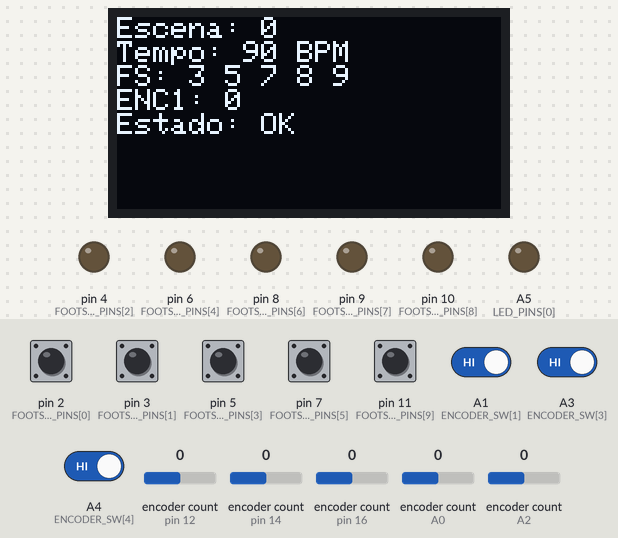
Recording of a sketch running on a simulated Arduino Micro, built with avr-gcc and run on an emulated ATmega32U4. Shown: 128×64 one-colour display, output pins drawn as LEDs (lit = HIGH). Inputs (shaded band) come from the test bench; at power-on: A1 (ENCODER_SW[1]), A3 (ENCODER_SW[3]), A4 (ENCODER_SW[4]), pin 2 (FOOTSWITCH_PINS[0]), pin 3 (FOOTSWITCH_PINS[1]), pin 5 (FOOTSWITCH_PINS[3]), pin 7 (FOOTSWITCH_PINS[5]), pin 11 (FOOTSWITCH_PINS[9]) HIGH, encoder count (sensors on pin 12, pin 14, pin 16, A0, A2) 0. Pins used as bus, display or sensor lines are not drawn; what the sketch prints to the serial monitor is not drawn.

Above: at 5.2 s.
5.3 s: pin 2 (FOOTSWITCH_PINS[0]) pulled LOW for 0.15 s
At 5.47 s:
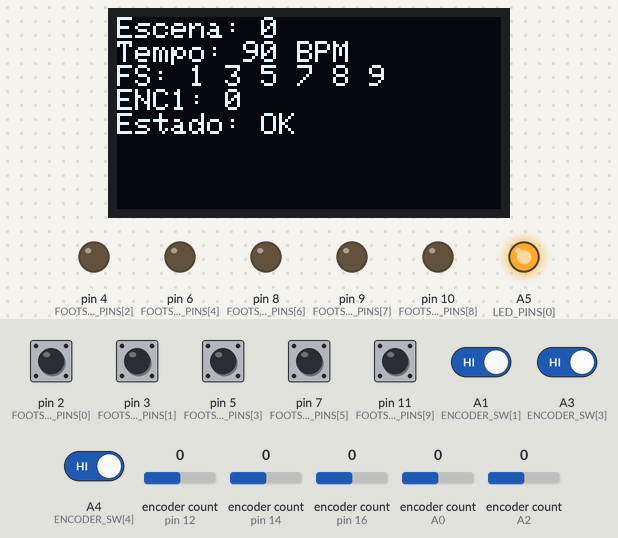
7.0 s: pin 3 (FOOTSWITCH_PINS[1]) pulled LOW for 0.15 s
At 7.65 s:
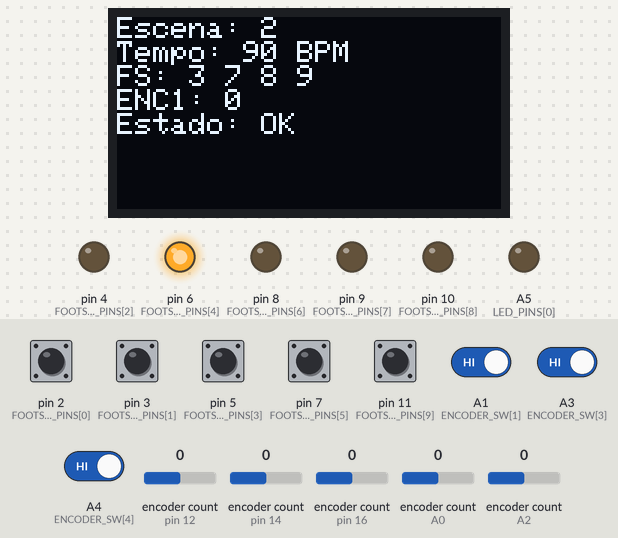
7.7 s: pin 7 (FOOTSWITCH_PINS[5]) pulled LOW for 0.15 s
At 8.8 s:
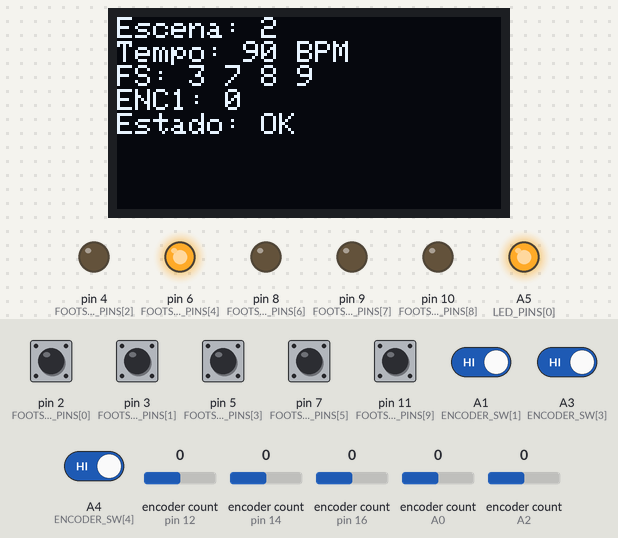
9.5 s: pin 11 (FOOTSWITCH_PINS[9]) pulled LOW for 0.15 s
At 9.96 s:
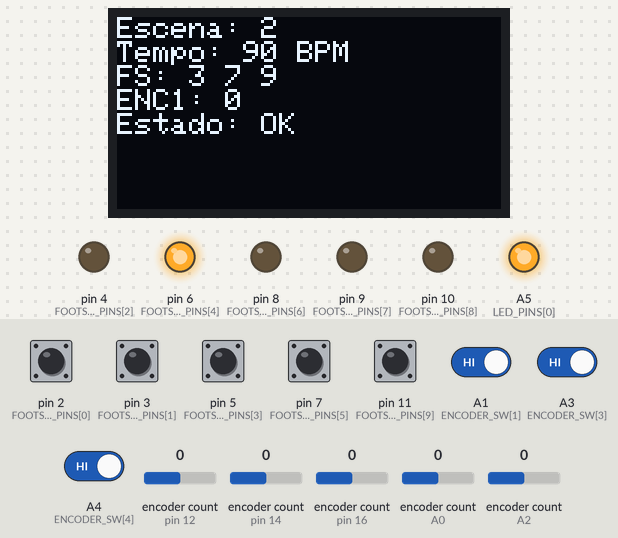
10.2 s: pin 5 (FOOTSWITCH_PINS[3]) pulled LOW for 0.15 s
At 10.36 s:
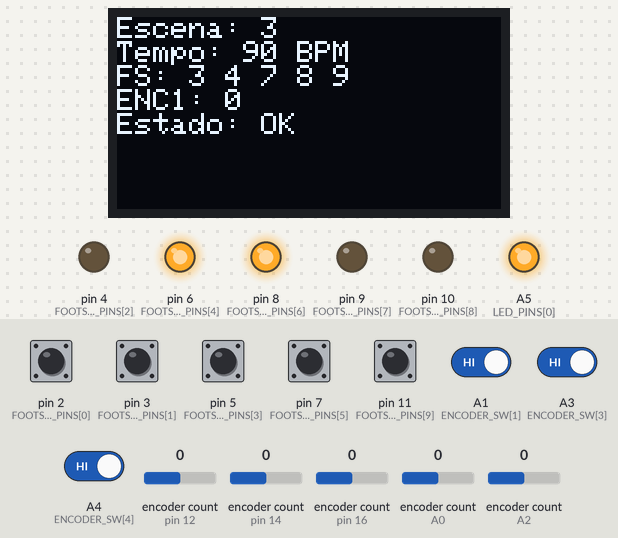
11.9 s: pin 3 (FOOTSWITCH_PINS[1]) pulled LOW for 1 s
At 12.8 s:
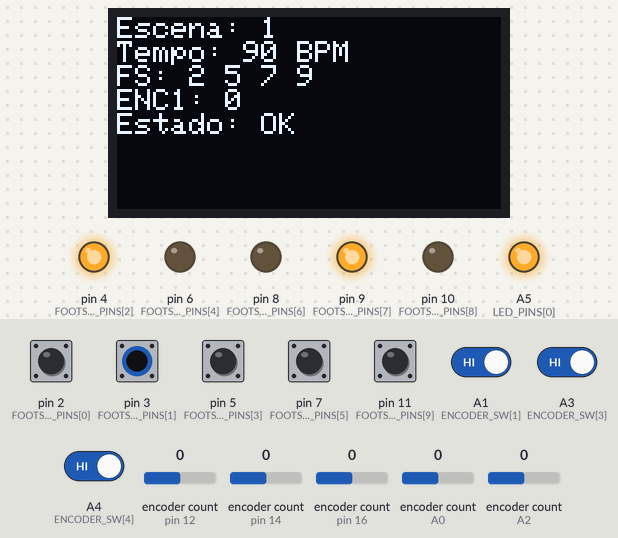
Timing chart, 0 to 14.5 s (numbered marks = the images above; inputs shaded):
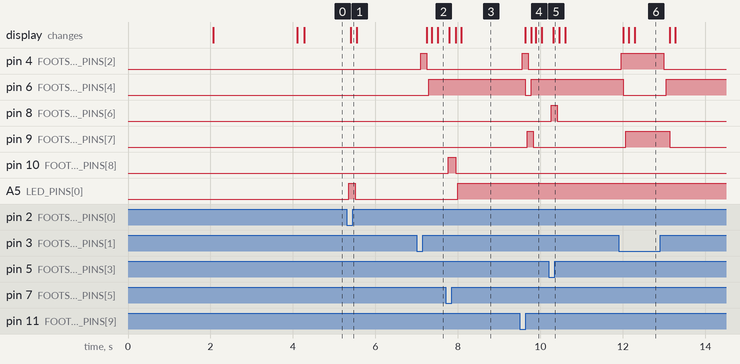

Measured:
- after the input at 5.3 s, A5 (LED_PINS[0]): LOW → HIGH after 0.06 s, → LOW 0.15 s later; the display: changes after 0.10 s (image 1)
- after the input at 7.0 s, pin 4 (FOOTSWITCH_PINS[2]): LOW → HIGH after 0.10 s, → LOW 0.14 s later; pin 6 (FOOTSWITCH_PINS[4]): LOW → HIGH after 0.29 s; the display: first changes after 0.24 s (image 2 shows a later state)
- after the input at 7.7 s, pin 10 (FOOTSWITCH_PINS[8]): LOW → HIGH after 0.06 s, → LOW 0.18 s later; A5 (LED_PINS[0]): LOW → HIGH after 0.30 s; the display: first changes after 0.09 s (image 3 shows a later state)
- after the input at 9.5 s, pin 4 (FOOTSWITCH_PINS[2]): LOW → HIGH after 0.06 s, → LOW 0.14 s later; pin 6 (FOOTSWITCH_PINS[4]): HIGH → LOW after 0.13 s, → HIGH 0.14 s later; pin 9 (FOOTSWITCH_PINS[7]): LOW → HIGH after 0.18 s, → LOW 0.14 s later; the display: first changes after 0.13 s (image 4 shows a later state)
- after the input at 10.2 s, pin 8 (FOOTSWITCH_PINS[6]): LOW → HIGH after 0.06 s, → LOW 0.15 s later; the display: changes after 0.12 s (image 5)
- after the input at 11.9 s, pin 4 (FOOTSWITCH_PINS[2]): LOW → HIGH after 0.06 s, → LOW 1.0 s later; pin 6 (FOOTSWITCH_PINS[4]): HIGH → LOW after 0.11 s, → HIGH 1.0 s later; pin 9 (FOOTSWITCH_PINS[7]): LOW → HIGH after 0.17 s, → LOW 1.1 s later; the display: first changes after 0.11 s (image 6 shows a later state)

The sketch:

pedalcode.ino
```cpp
/*
 * PEDALERA MIDI TIPO LOOP4LIVE
 * Basado en Arduino Micro
 * Comunicación USB MIDI nativa
 *
 * Características:
 * - 10 Footswitches programables
 * - 5 Encoders rotativos (knobs)
 * - Pantalla OLED 0.96" (SSD1306 I2C)
 * - 8 LEDs indicadores
 * - Control MIDI completo para Ableton Live
 *
 * Autor: Tony G. Bolaño
 * Versión: 0.1
 * Fecha: Nov 2025
 */

// ============ LIBRERÍAS ============
#include <MIDIUSB.h>          // USB MIDI
#include <Wire.h>             // I2C para OLED
#include <Adafruit_SSD1306.h> // Pantalla OLED
#include <Adafruit_GFX.h>     // Gráficos OLED
#include <Encoder.h>          // Lectura de encoders

// ============ DEFINICIONES DE PANTALLA OLED ============
#define SCREEN_WIDTH 128      // Ancho pantalla OLED en píxeles
#define SCREEN_HEIGHT 64      // Alto pantalla OLED en píxeles
#define OLED_RESET -1         // Reset pin (no usado, -1)
#define SCREEN_ADDRESS 0x3C   // Dirección I2C 0x3C típica

Adafruit_SSD1306 display(SCREEN_WIDTH, SCREEN_HEIGHT, &Wire, OLED_RESET);

// ============ DEFINICIONES DE PINES ============

// Pines de Footswitches (10x)
const int FOOTSWITCH_PINS[10] = {2, 3, 4, 5, 6, 7, 8, 9, 10, 11};

// Pines de Encoders Rotativos (5x KY-040)
// Cada encoder: CLK, DT, SW
const int ENCODER_CLK[5] = {12, 14, 16, 18, 20};
const int ENCODER_DT[5] = {13, 15, 17, 19, 21};
const int ENCODER_SW[5] = {A0, A1, A2, A3, A4};

// Pines de LEDs (8x)
// Usando pines analógicos como digitales
const int LED_PINS[8] = {A5, A6, A7, A8, A9, A10, 14, 15};

// ============ VARIABLES DE ESTADO ============

// Variables para almacenar estado de Footswitches
boolean footswitchState[10] = {false, false, false, false, false, false, false, false, false, false};
boolean footswitchLastState[10] = {false, false, false, false, false, false, false, false, false, false};
unsigned long footswitchDebounceTime[10] = {0};
const unsigned long DEBOUNCE_DELAY = 50; // Debounce 50ms

// Variables para Encoders
Encoder *encoders[5];
long encoderValues[5] = {0, 0, 0, 0, 0};
long encoderLastValues[5] = {0, 0, 0, 0, 0};
boolean encoderSwitchState[5] = {false, false, false, false, false};
boolean encoderSwitchLastState[5] = {false, false, false, false, false};

// Variables de MIDI
byte midiChannel = 1;           // Canal MIDI (1-16)
byte currentScene = 0;          // Escena actual (0-7 típicamente)
unsigned long currentTempo = 90; // BPM del proyecto
unsigned long lastTempoTapTime = 0;
int tapTempoCounts = 0;

// Variables de timing para actualización de pantalla
unsigned long lastScreenUpdate = 0;
const unsigned long SCREEN_UPDATE_INTERVAL = 100; // Actualizar cada 100ms

// ============ SETUP - Configuración Inicial ============
void setup() {
  // Inicializar comunicación serial (para debug)
  Serial.begin(115200);
  delay(2000); // Esperar a que se establezca conexión serial
  Serial.println(F("Sistema de Pedalera MIDI m-loot iniciando..."));

  // ---- Configurar pines de Footswitches ----
  for (int i = 0; i < 10; i++) {
    pinMode(FOOTSWITCH_PINS[i], INPUT_PULLUP);
  }
  Serial.println(F("Footswitches configurados"));

  // ---- Configurar pines de LEDs ----
  for (int i = 0; i < 8; i++) {
    pinMode(LED_PINS[i], OUTPUT);
    digitalWrite(LED_PINS[i], LOW); // Apagar todos inicialmente
  }
  Serial.println(F("LEDs configurados"));

  // ---- Inicializar Encoders ----
  // Encoder(pin_CLK, pin_DT)
  encoders[0] = new Encoder(ENCODER_CLK[0], ENCODER_DT[0]);
  encoders[1] = new Encoder(ENCODER_CLK[1], ENCODER_DT[1]);
  encoders[2] = new Encoder(ENCODER_CLK[2], ENCODER_DT[2]);
  encoders[3] = new Encoder(ENCODER_CLK[3], ENCODER_DT[3]);
  encoders[4] = new Encoder(ENCODER_CLK[4], ENCODER_DT[4]);

  // Configurar switches de Encoders como entrada
  for (int i = 0; i < 5; i++) {
    pinMode(ENCODER_SW[i], INPUT_PULLUP);
  }
  Serial.println(F("Encoders configurados"));

  // ---- Inicializar Pantalla OLED ----
  if (!display.begin(SSD1306_SWITCHCAPVCC, SCREEN_ADDRESS)) {
    Serial.println(F("ERROR: No se puede inicializar pantalla OLED"));
    // Continuar de todos modos, solo sin pantalla
  } else {
    Serial.println(F("Pantalla OLED inicializada"));
    display.clearDisplay();
    display.setTextSize(2);
    display.setTextColor(SSD1306_WHITE);
    display.setCursor(0, 0);
    display.println(F("M-LOOT"));
    display.setTextSize(1);
    display.println(F("MIDI LISTO"));
    display.display();
    delay(2000);
  }

  // ---- Mostrar inicialización completa ----
  Serial.println(F("Setup completado. Esperando entrada..."));
  updateDisplay();
}

// ============ LOOP PRINCIPAL ============
void loop() {
  // Leer Footswitches con debounce
  handleFootswitches();

  // Leer Encoders y knobs
  handleEncoders();

  // Actualizar pantalla (cada 100ms para no saturar I2C)
  if (millis() - lastScreenUpdate > SCREEN_UPDATE_INTERVAL) {
    updateDisplay();
    lastScreenUpdate = millis();
  }

  // Procesar mensajes MIDI recibidos (opcional)
  midiEventPacket_t rx;
  rx = MidiUSB.read();
  if (rx.header != 0) {
    handleMidiInput(rx);
  }

  // Delay mínimo para evitar saturar CPU
  delay(10);
}

// ============ FUNCIÓN: LEER FOOTSWITCHES ============
void handleFootswitches() {
  for (int i = 0; i < 10; i++) {
    boolean reading = digitalRead(FOOTSWITCH_PINS[i]);

    // Aplicar debounce
    if (reading != footswitchLastState[i]) {
      footswitchDebounceTime[i] = millis();
    }

    if ((millis() - footswitchDebounceTime[i]) > DEBOUNCE_DELAY) {
      if (reading != footswitchState[i]) {
        footswitchState[i] = reading;

        // Si button presionado (LOW porque es INPUT_PULLUP)
        if (footswitchState[i] == LOW) {
          handleFootswitchPress(i);
          digitalWrite(LED_PINS[i % 8], HIGH); // Encender LED correspondiente
        } else {
          // Botón liberado
          handleFootswitchRelease(i);
          digitalWrite(LED_PINS[i % 8], LOW);  // Apagar LED
        }
      }
    }

    footswitchLastState[i] = reading;
  }
}

// ============ FUNCIÓN: PROCESAR PRESIÓN DE FOOTSWITCH ============
void handleFootswitchPress(int switchNum) {
  Serial.print(F("Footswitch "));
  Serial.print(switchNum + 1);
  Serial.println(F(" presionado"));

  // Mapeo de funciones para cada Footswitch
  // (Personalizar según necesidad)

  switch (switchNum) {
    // Footswitches 0-3: Lanzar escenas 0-3
    case 0:
    case 1:
    case 2:
    case 3:
      launchScene(switchNum);
      currentScene = switchNum;
      break;

    // Footswitches 4-5: Control de looper
    case 4:
      // Record/Overdub
      sendMidiNoteOn(midiChannel, 60, 127); // C3
      break;
    case 5:
      // Play/Stop
      sendMidiNoteOn(midiChannel, 61, 127); // C#3
      break;

    // Footswitches 6-7: Tempo control
    case 6:
      // Tap Tempo
      tapTempo();
      break;
    case 7:
      // Tap Tempo Reset
      tapTempoCounts = 0;
      break;

    // Footswitches 8-9: Controles adicionales
    case 8:
      // Bypass all effects
      sendMidiControlChange(midiChannel, 120, 0);
      break;
    case 9:
      // Master volume
      sendMidiControlChange(midiChannel, 7, 127);
      break;
  }
}

// ============ FUNCIÓN: PROCESAR LIBERACIÓN DE FOOTSWITCH ============
void handleFootswitchRelease(int switchNum) {
  // (Opcional: enviar Note Off si es necesario)
  switch (switchNum) {
    case 4:
    case 5:
      sendMidiNoteOff(midiChannel, 60 + switchNum - 4, 0);
      break;
  }
}

// ============ FUNCIÓN: LANZAR ESCENA ============
void launchScene(int sceneNum) {
  // Enviar MIDI Note On para lanzar escena
  // En Ableton, mapear escenas a notas (por ejemplo C1-C8 = Escenas 0-7)
  byte note = 36 + sceneNum; // C1 = MIDI nota 36
  sendMidiNoteOn(midiChannel, note, 127);

  Serial.print(F("Escena "));
  Serial.print(sceneNum);
  Serial.println(F(" lanzada"));
}

// ============ FUNCIÓN: TAP TEMPO ============
void tapTempo() {
  unsigned long currentTime = millis();

  if (tapTempoCounts == 0) {
    // Primer tap
    lastTempoTapTime = currentTime;
    tapTempoCounts = 1;
  } else if (currentTime - lastTempoTapTime < 3000) {
    // Tiempo entre taps < 3 segundos, calcular BPM
    unsigned long timeDiff = currentTime - lastTempoTapTime;
    currentTempo = (60000 / timeDiff); // Convertir a BPM

    // Enviar MIDI Set Tempo (opcional)
    sendMidiControlChange(midiChannel, 11, map(currentTempo, 40, 200, 0, 127));

    Serial.print(F("Tempo: "));
    Serial.print(currentTempo);
    Serial.println(F(" BPM"));

    tapTempoCounts++;
    lastTempoTapTime = currentTime;
  } else {
    // Reiniciar contador (tap después de 3 segundos)
    tapTempoCounts = 0;
    tapTempo();
  }
}

// ============ FUNCIÓN: LEER ENCODERS ============
void handleEncoders() {
  for (int i = 0; i < 5; i++) {
    // Leer valor del encoder
    long newValue = encoders[i]->read();

    if (newValue != encoderLastValues[i]) {
      int direction = (newValue > encoderLastValues[i]) ? 1 : -1;
      handleEncoderRotation(i, direction);
      encoderLastValues[i] = newValue;
    }

    // Leer pulsador del encoder
    boolean reading = digitalRead(ENCODER_SW[i]);

    if (reading != encoderSwitchLastState[i]) {
      if (reading == LOW) {
        handleEncoderPress(i);
      }
    }

    encoderSwitchLastState[i] = reading;
  }
}

// ============ FUNCIÓN: PROCESAR ROTACIÓN DE ENCODER ============
void handleEncoderRotation(int encoderNum, int direction) {
  Serial.print(F("Encoder "));
  Serial.print(encoderNum + 1);
  Serial.print(F(" rotado: "));
  Serial.println(direction > 0 ? "CW" : "CCW");

  // Mapeo de encoders a parámetros MIDI
  // Encoder 0-4: CC 20-24 (o personalizar)

  byte ccNumber = 20 + encoderNum;
  byte value;

  if (direction > 0) {
    value = 127; // Máximo
  } else {
    value = 0;   // Mínimo
  }

  // Enviar CC con valores incrementales para mayor precisión
  sendMidiControlChange(midiChannel, ccNumber, value);
}

// ============ FUNCIÓN: PROCESAR PRESIÓN DE ENCODER ============
void handleEncoderPress(int encoderNum) {
  Serial.print(F("Encoder "));
  Serial.print(encoderNum + 1);
  Serial.println(F(" presionado"));

  // Enviar Note On con encoder como identificador
  sendMidiNoteOn(midiChannel, 48 + encoderNum, 100);
}

// ============ FUNCIONES MIDI - ENVÍO ============

/**
 * Enviar MIDI Note On
 * @param channel - Canal MIDI (1-16)
 * @param note - Nota MIDI (0-127)
 * @param velocity - Velocidad (0-127)
 */
void sendMidiNoteOn(byte channel, byte note, byte velocity) {
  midiEventPacket_t noteOn = {0x09, 0x90 | (channel - 1), note, velocity};
  MidiUSB.sendMIDI(noteOn);
  MidiUSB.flush();
}

/**
 * Enviar MIDI Note Off
 * @param channel - Canal MIDI (1-16)
 * @param note - Nota MIDI (0-127)
 * @param velocity - Velocidad (típicamente 0)
 */
void sendMidiNoteOff(byte channel, byte note, byte velocity) {
  midiEventPacket_t noteOff = {0x08, 0x80 | (channel - 1), note, velocity};
  MidiUSB.sendMIDI(noteOff);
  MidiUSB.flush();
}

/**
 * Enviar MIDI Control Change (CC)
 * @param channel - Canal MIDI (1-16)
 * @param ccNumber - Número CC (0-127)
 * @param value - Valor (0-127)
 */
void sendMidiControlChange(byte channel, byte ccNumber, byte value) {
  midiEventPacket_t cc = {0x0B, 0xB0 | (channel - 1), ccNumber, value};
  MidiUSB.sendMIDI(cc);
  MidiUSB.flush();
}

// ============ FUNCIÓN: PROCESAR ENTRADA MIDI ============
void handleMidiInput(midiEventPacket_t rx) {
  byte status = rx.header & 0xF0;
  byte channel = rx.header & 0x0F;

  // Procesar mensajes MIDI recibidos (opcional)
  // Por ejemplo, cambiar indicadores de LED según estado de Ableton
}

// ============ FUNCIÓN: ACTUALIZAR PANTALLA OLED ============
void updateDisplay() {
  display.clearDisplay();
  display.setTextSize(1);
  display.setTextColor(SSD1306_WHITE);
  display.setCursor(0, 0);

  // Línea 1: Escena actual
  display.print(F("Escena: "));
  display.println(currentScene);

  // Línea 2: Tempo
  display.print(F("Tempo: "));
  display.print(currentTempo);
  display.println(F(" BPM"));

  // Línea 3: Estado de Footswitches (visual)
  display.print(F("FS: "));
  for (int i = 0; i < 10; i++) {
    if (footswitchState[i] == LOW) {
      display.print(i + 1);
      display.print(" ");
    }
  }
  display.println();

  // Línea 4: Valores de Encoders
  display.print(F("ENC1: "));
  display.println(encoderValues[0] % 128);

  // Línea 5: Estado general
  display.print(F("Estado: OK"));
  display.println();

  // Mostrar en pantalla
  display.display();
}

// ============ FIN DEL CÓDIGO ============
```
